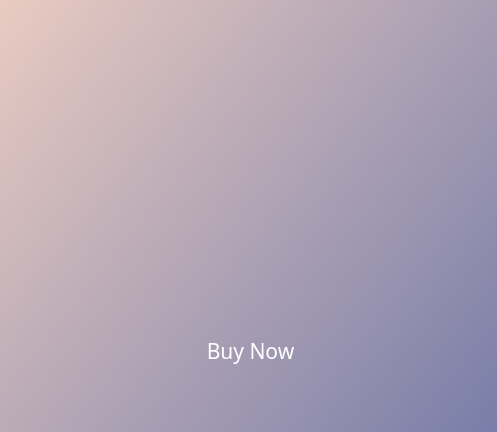
<?xml version="1.0" encoding="UTF-8"?>
<ui version="4.0">
 <class>Dialog</class>
 <widget class="QDialog" name="Dialog">
  <property name="geometry">
   <rect>
    <x>0</x>
    <y>0</y>
    <width>497</width>
    <height>432</height>
   </rect>
  </property>
  <property name="windowTitle">
   <string>Dialog</string>
  </property>
  <widget class="QWidget" name="widget" native="true">
   <property name="geometry">
    <rect>
     <x>0</x>
     <y>-1</y>
     <width>500</width>
     <height>621</height>
    </rect>
   </property>
   <property name="autoFillBackground">
    <bool>false</bool>
   </property>
   <property name="styleSheet">
    <string notr="true">
background-color: qlineargradient(spread:pad, x1:0, y1:0, x2:1, y2:1, stop:0 rgba(233, 203, 193, 255), stop:1 rgba(100, 111, 164, 255));</string>
   </property>
   <widget class="QLabel" name="label">
    <property name="geometry">
     <rect>
      <x>0</x>
      <y>0</y>
      <width>211</width>
      <height>91</height>
     </rect>
    </property>
    <property name="styleSheet">
     <string notr="true">background: transparent</string>
    </property>
    <property name="text">
     <string/>
    </property>
    <property name="pixmap">
     <pixmap>UI Icons/1x/1x/Asset 3.png</pixmap>
    </property>
   </widget>
  </widget>
  <widget class="QPushButton" name="BuyNow10">
   <property name="geometry">
    <rect>
     <x>190</x>
     <y>330</y>
     <width>121</width>
     <height>41</height>
    </rect>
   </property>
   <property name="font">
    <font>
     <family>Montserrat Bold</family>
     <pointsize>16</pointsize>
     <weight>50</weight>
     <italic>false</italic>
     <bold>false</bold>
     <underline>false</underline>
     <stylestrategy>PreferAntialias</stylestrategy>
    </font>
   </property>
   <property name="cursor">
    <cursorShape>PointingHandCursor</cursorShape>
   </property>
   <property name="styleSheet">
    <string notr="true">QPushButton#BuyNow10{
	border-radius:20px;
	color: rgb(255, 255, 255);
	font: 16pt &quot;Montserrat Bold&quot;;
	background-color: qlineargradient(spread:pad, x1:0, y1:0, x2:1, y2:1, stop:0 			rgba(0, 4, 40, 255), stop:1 rgba(0, 78, 146, 255));}
QPushButton#BuyNow10:hover{
	border-radius:20px;
	color: rgb(255, 255, 255);
	font: 16pt &quot;Montserrat Bold&quot;;
	background-color: qlineargradient(spread:pad, x1:0, y1:0, x2:1, y2:1, stop:0 			rgba(50, 4, 40, 255), stop:1 rgba(70, 78, 146, 255));}
QPushButton#BuyNow10:pressed{
	border-radius:20px;
	color: rgb(255, 255, 255);
	font: 16pt &quot;Montserrat Bold&quot;;
	background-color: qlineargradient(spread:pad, x1:0, y1:0, x2:1, y2:1, stop:0 			rgba9(90, 200, 60, 60), stop:1 rgba(120, 78, 160, 50));}</string>
   </property>
   <property name="text">
    <string>Buy Now</string>
   </property>
  </widget>
  <widget class="QLabel" name="label_14">
   <property name="geometry">
    <rect>
     <x>170</x>
     <y>100</y>
     <width>171</width>
     <height>231</height>
    </rect>
   </property>
   <property name="styleSheet">
    <string notr="true">background: transparent</string>
   </property>
   <property name="text">
    <string/>
   </property>
   <property name="pixmap">
    <pixmap>UI Icons/1x/Asset 15.png</pixmap>
   </property>
   <property name="scaledContents">
    <bool>true</bool>
   </property>
  </widget>
 </widget>
 <resources/>
 <connections/>
</ui>
